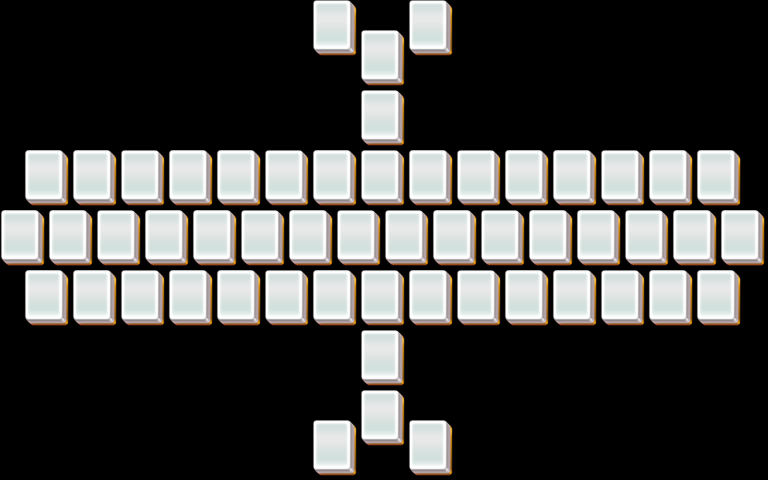

This game map was drawn from its Tiled (.tmx) file and the tilesets committed beside it. A one-line description and the trimmed map source follow:
An orthogonal 32x16 tile map with 24x30 px tiles, 5 tile layers (layer1, layer2, layer3, layer4, ...).

<map version="1.0" orientation="orthogonal" width="32" height="16" tilewidth="24" tileheight="30">
 <properties>
  <property name="species" value="15" />
 </properties>
 <tileset firstgid="1" name="mahjong" tilewidth="48" tileheight="60">
  <image source="mahjong.png" />
 </tileset>
 <layer name="layer1" width="32" height="16">
  <data>[512 cells, 54 non-empty, 1 distinct tile ids]</data>
 </layer>
 <layer name="layer2" width="32" height="16">
  <data>[512 cells, 30 non-empty, 1 distinct tile ids]</data>
 </layer>
 <layer name="layer3" width="32" height="16">
  <data>[512 cells, 0 non-empty, 0 distinct tile ids]</data>
 </layer>
 <layer name="layer4" width="32" height="16">
  <data>[512 cells, 0 non-empty, 0 distinct tile ids]</data>
 </layer>
 <layer name="layer5" width="32" height="16">
  <data>[512 cells, 0 non-empty, 0 distinct tile ids]</data>
 </layer>
</map>
